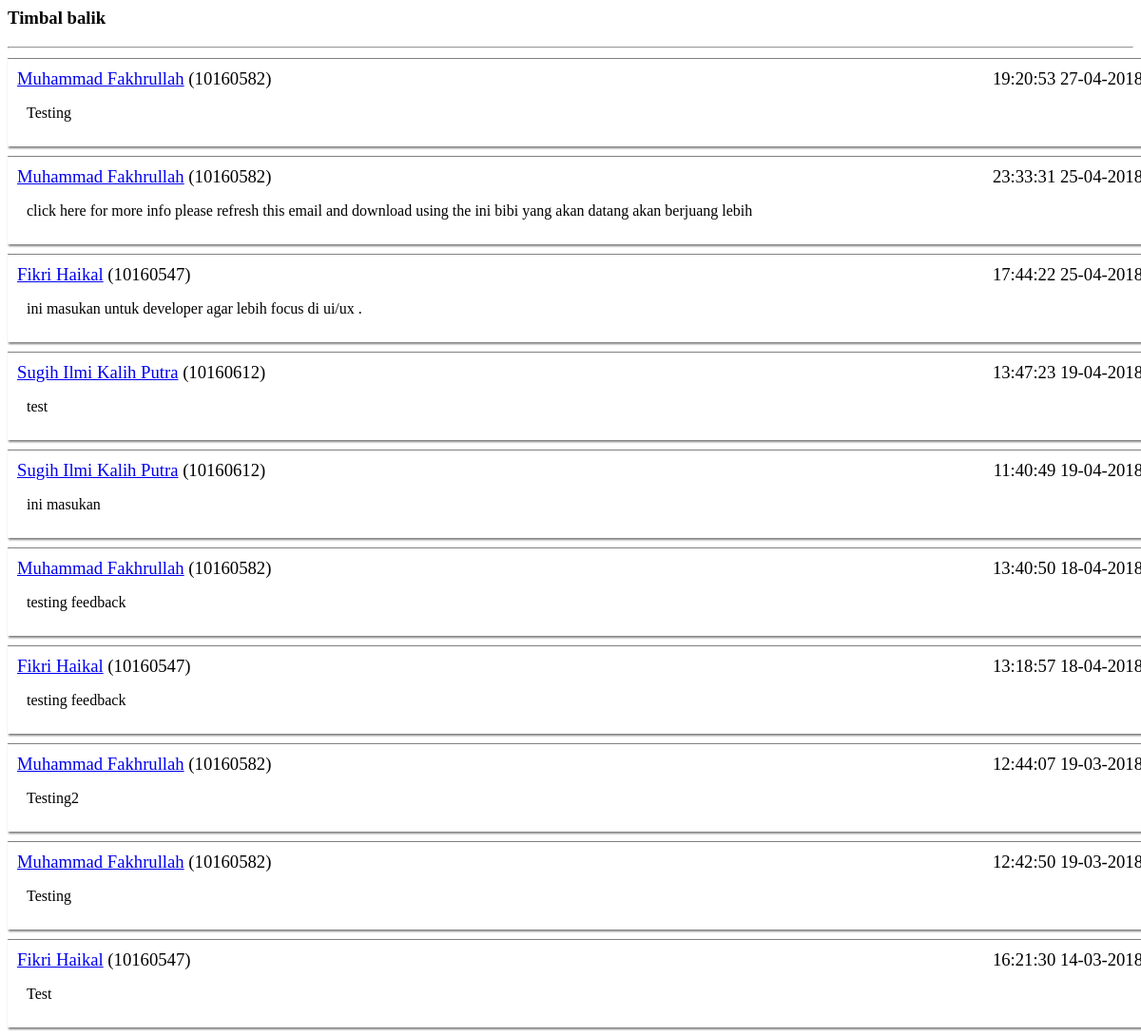
/modul/feedback.php, run on the app's committed database.
### tables this page shows
CREATE TABLE `tb_feedback` (
  `id_fb` int(10) NOT NULL,
  `nis` varchar(8) NOT NULL,
  `masukan` text NOT NULL,
  `tanggal` datetime NOT NULL DEFAULT CURRENT_TIMESTAMP
);

CREATE TABLE `tb_user` (
  `nis` int(8) NOT NULL,
  `sandi` varchar(100) NOT NULL,
  `nama` varchar(30) NOT NULL,
  `kelas` int(3) NOT NULL,
  `jurusan` varchar(30) NOT NULL,
  `saldo` int(11) NOT NULL,
  `email` text NOT NULL,
  `tgl_join` datetime NOT NULL DEFAULT CURRENT_TIMESTAMP,
  `akses` set('1','0') NOT NULL,
  `token` varchar(14) NOT NULL
);

### modul/feedback.php (the view, shortened to what this page needs)
<div class='container'>
    <div class='content'>
        <h3>Timbal balik</h3>
        <hr>
   <?php
        include "config/koneksi.php";
        $sql = mysqli_query($koneksi, "SELECT tb_user.nama, tb_feedback.nis, tb_feedback.tanggal, tb_feedback.masukan FROM tb_feedback,tb_user WHERE tb_feedback.nis = tb_user.nis ORDER BY id_fb DESC");
        if (mysqli_num_rows($sql) > 0) {
            while ($data = mysqli_fetch_array($sql)) { ?>
            <div class='list'>
                <span id='username'><a href="index?page=<?php echo base64_encode('profile')?>&amp;nis=<?php echo $data['nis'] ?>&amp;fb=true"><?php echo $data['nama']; ?></a> <?php echo "(".$data['nis'].")" ?></span><span id='waktu'><?php echo date('H:i:s d-m-Y',strtotime($data['tanggal'])); ?></span>
                <div class='isi'>
                    <p> <?php echo $data['masukan']; ?></p>
                </div>
            </div>
        <?php }
        } else { ?>
        <div class='box'>
            <center><h2>Belum ada feedback</h2></center>
        </div>
  <?php } ?>
    </div>
</div>

### modul/feedback.php (style rules this page uses)
.list { width:100%; height: auto; padding: 10px; margin-top: 10px; box-shadow: 1px 2px 2px grey; border-top: 1px solid grey; }
#username { font-size: 14pt; }
#waktu { font-size: 14pt; float:right; }
.isi p { font-size:12pt; }
.isi { text-indent:10px; margin-top: 10px; }

### data on the page
tb_feedback: tb_user.nama "Muhammad Fakhrullah", nis "10160582", tanggal "19:20:53…", masukan "Testing"
tb_feedback: tb_user.nama "Muhammad Fakhrullah", nis "10160582", tanggal "23:33:31…", masukan "click here for more info please refresh this email and download using the ini bibi yang akan datang akan berjuang lebih"
tb_feedback: tb_user.nama "Fikri Haikal", nis "10160547", tanggal "17:44:22…", masukan "ini masukan untuk developer agar lebih focus di ui/ux ."
tb_feedback: tb_user.nama "Sugih Ilmi Kalih Putra", nis "10160612", tanggal "13:47:23…", masukan "test"
tb_feedback: tb_user.nama "Sugih Ilmi Kalih Putra", nis "10160612", tanggal "11:40:49…", masukan "ini masukan"
tb_feedback: tb_user.nama "Muhammad Fakhrullah", nis "10160582", tanggal "13:40:50…", masukan "testing feedback"
tb_feedback: tb_user.nama "Fikri Haikal", nis "10160547", tanggal "13:18:57…", masukan "testing feedback"
tb_feedback: tb_user.nama "Muhammad Fakhrullah", nis "10160582", tanggal "12:44:07…", masukan "Testing2"
tb_feedback: tb_user.nama "Muhammad Fakhrullah", nis "10160582", tanggal "12:42:50…", masukan "Testing"
tb_feedback: tb_user.nama "Fikri Haikal", nis "10160547", tanggal "16:21:30…", masukan "Test"
